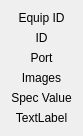
   <widget class="QWidget" name="verticalLayoutWidget_8">
    <property name="geometry">
     <rect>
      <x>750</x>
      <y>180</y>
      <width>71</width>
      <height>122</height>
     </rect>
    </property>
    <layout class="QVBoxLayout" name="verticalLayout_9">
     <item>
      <widget class="QLabel" name="label_42">
       <property name="styleSheet">
        <string notr="true">font: 75 9pt &quot;Adobe 고딕 Std B&quot;;</string>
       </property>
       <property name="text">
        <string>Equip ID</string>
       </property>
       <property name="alignment">
        <set>Qt::AlignCenter</set>
       </property>
      </widget>
     </item>
     <item>
      <widget class="QLabel" name="label_43">
       <property name="styleSheet">
        <string notr="true">font: 75 9pt &quot;Adobe 고딕 Std B&quot;;</string>
       </property>
       <property name="text">
        <string>ID</string>
       </property>
       <property name="alignment">
        <set>Qt::AlignCenter</set>
       </property>
      </widget>
     </item>
     <item>
      <widget class="QLabel" name="label_44">
       <property name="styleSheet">
        <string notr="true">font: 75 9pt &quot;Adobe 고딕 Std B&quot;;</string>
       </property>
       <property name="text">
        <string>Port</string>
       </property>
       <property name="alignment">
        <set>Qt::AlignCenter</set>
       </property>
      </widget>
     </item>
     <item>
      <widget class="QLabel" name="label_45">
       <property name="styleSheet">
        <string notr="true">font: 75 9pt &quot;Adobe 고딕 Std B&quot;;</string>
       </property>
       <property name="text">
        <string>Images</string>
       </property>
       <property name="alignment">
        <set>Qt::AlignCenter</set>
       </property>
      </widget>
     </item>
     <item>
      <widget class="QLabel" name="label_46">
       <property name="styleSheet">
        <string notr="true">font: 75 9pt &quot;Adobe 고딕 Std B&quot;;</string>
       </property>
       <property name="text">
        <string>Spec Value</string>
       </property>
       <property name="alignment">
        <set>Qt::AlignCenter</set>
       </property>
      </widget>
     </item>
     <item>
      <widget class="QLabel" name="label_47">
       <property name="styleSheet">
        <string notr="true">font: 75 9pt &quot;Adobe 고딕 Std B&quot;;</string>
       </property>
       <property name="text">
        <string>TextLabel</string>
       </property>
       <property name="alignment">
        <set>Qt::AlignCenter</set>
       </property>
      </widget>
     </item>
    </layout>
   </widget>
